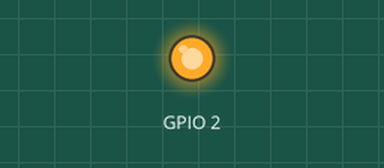
Simulated run of this program. Board: Raspberry Pi (BCM pin numbers). Shown: output pins drawn as LEDs (lit = HIGH). At 9.0 s the program stops and its outputs stay as they are.

Above: at 0.5 s.
At 4.5 s:
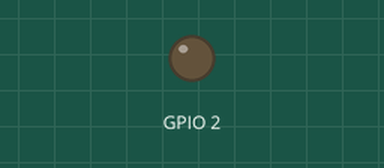
Timing chart, 0 to 6.9 s (numbered marks = the images above):
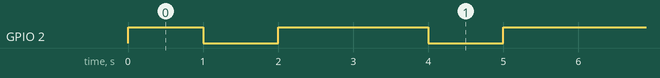

The program:

parpadear.py
```python
#!/usr/bin/python
# -*- encoding: utf-8 -*-

#Importar libreria GPIO
import RPi.GPIO as GPIO

#Definir modo de trabajo para la placa BCM
GPIO.setmode(GPIO.BCM)

#Desactivo Errores
GPIO.setwarnings(False)

#Importamos la libreria time
import time

#Importamos la libreria para comandos de la consola/shell
import os

#Creamos variable para pausar
sleep = time.sleep

#Definir GPIO como Salida
GPIO.setup(2, GPIO.OUT)

#Asigno valor alto para que tenga corriente la salida de 3,3v por GPIO
GPIO.output(2, GPIO.HIGH)

#Pausar 1 segundo
sleep(1)

#Detener salida
GPIO.output(2, GPIO.LOW)

#Pausar 1 segundo
sleep(1)

#Asigno valor alto para que tenga corriente la salida de 3,3v por GPIO
GPIO.output(2, GPIO.HIGH)

#Pausar 1 segundo
sleep(1)

#Detener salida
GPIO.output(2, GPIO.LOW)

#Asigno valor alto para que tenga corriente la salida de 3,3v por GPIO
GPIO.output(2, GPIO.HIGH)

#Pausar 1 segundo
sleep(1)

#Detener salida
GPIO.output(2, GPIO.LOW)

#Pausar 1 segundo
sleep(1)

#Asigno valor alto para que tenga corriente la salida de 3,3v por GPIO
GPIO.output(2, GPIO.HIGH)

#Pausar 1 segundo
sleep(1)

#Detener salida
GPIO.output(2, GPIO.LOW)

#Asigno valor alto para que tenga corriente la salida de 3,3v por GPIO
GPIO.output(2, GPIO.HIGH)

#Pausar 1 segundo
sleep(1)

#Detener salida
GPIO.output(2, GPIO.LOW)

#Pausar 1 segundo
sleep(1)

#Asigno valor alto para que tenga corriente la salida de 3,3v por GPIO
GPIO.output(2, GPIO.HIGH)

#Pausar 1 segundo
sleep(1)

#Detener salida
GPIO.output(2, GPIO.LOW)

#Limpiar GPIO
GPIO.cleanup()
```

Measured:
- by itself, GPIO 2: repeats every 3.0 s: LOW 1.0 s, HIGH 2.0 s
